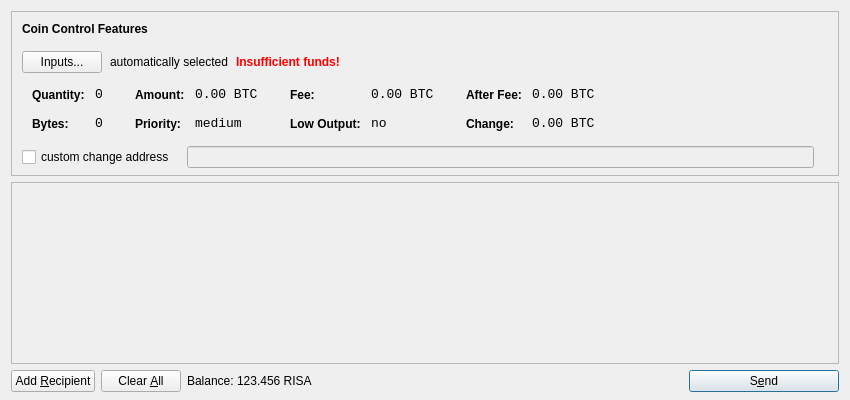
<?xml version="1.0" encoding="UTF-8"?>
<ui version="4.0">
 <class>SendCoinsDialog</class>
 <widget class="QDialog" name="SendCoinsDialog">
  <property name="geometry">
   <rect>
    <x>0</x>
    <y>0</y>
    <width>850</width>
    <height>400</height>
   </rect>
  </property>
  <property name="windowTitle">
   <string>Send Coins</string>
  </property>
  <layout class="QVBoxLayout" name="verticalLayout" stretch="0,1,0">
   <property name="bottomMargin">
    <number>8</number>
   </property>
   <item>
    <widget class="QFrame" name="frameCoinControl">
     <property name="sizePolicy">
      <sizepolicy hsizetype="Expanding" vsizetype="Expanding">
       <horstretch>0</horstretch>
       <verstretch>0</verstretch>
      </sizepolicy>
     </property>
     <property name="maximumSize">
      <size>
       <width>16777215</width>
       <height>16777215</height>
      </size>
     </property>
     <property name="frameShape">
      <enum>QFrame::StyledPanel</enum>
     </property>
     <property name="frameShadow">
      <enum>QFrame::Sunken</enum>
     </property>
     <layout class="QVBoxLayout" name="verticalLayoutCoinControl2">
      <property name="spacing">
       <number>-1</number>
      </property>
      <property name="leftMargin">
       <number>0</number>
      </property>
      <property name="topMargin">
       <number>0</number>
      </property>
      <property name="rightMargin">
       <number>0</number>
      </property>
      <property name="bottomMargin">
       <number>6</number>
      </property>
      <item>
       <layout class="QVBoxLayout" name="verticalLayoutCoinControl" stretch="0,0,0,0,1">
        <property name="spacing">
         <number>0</number>
        </property>
        <property name="leftMargin">
         <number>10</number>
        </property>
        <property name="topMargin">
         <number>10</number>
        </property>
        <item>
         <layout class="QHBoxLayout" name="horizontalLayoutCoinControl1">
          <property name="bottomMargin">
           <number>15</number>
          </property>
          <item>
           <widget class="QLabel" name="labelCoinControlFeatures">
            <property name="sizePolicy">
             <sizepolicy hsizetype="Preferred" vsizetype="Maximum">
              <horstretch>0</horstretch>
              <verstretch>0</verstretch>
             </sizepolicy>
            </property>
            <property name="font">
             <font>
              <weight>75</weight>
              <bold>true</bold>
             </font>
            </property>
            <property name="styleSheet">
             <string notr="true">font-weight:bold;</string>
            </property>
            <property name="text">
             <string>Coin Control Features</string>
            </property>
           </widget>
          </item>
         </layout>
        </item>
        <item>
         <layout class="QHBoxLayout" name="horizontalLayoutCoinControl2" stretch="0,0,0,0">
          <property name="spacing">
           <number>8</number>
          </property>
          <property name="bottomMargin">
           <number>10</number>
          </property>
          <item>
           <widget class="QPushButton" name="pushButtonCoinControl">
            <property name="styleSheet">
             <string notr="true"/>
            </property>
            <property name="text">
             <string>Inputs...</string>
            </property>
           </widget>
          </item>
          <item>
           <widget class="QLabel" name="labelCoinControlAutomaticallySelected">
            <property name="text">
             <string>automatically selected</string>
            </property>
            <property name="margin">
             <number>5</number>
            </property>
           </widget>
          </item>
          <item>
           <widget class="QLabel" name="labelCoinControlInsuffFunds">
            <property name="font">
             <font>
              <weight>75</weight>
              <bold>true</bold>
             </font>
            </property>
            <property name="styleSheet">
             <string notr="true">color:red;font-weight:bold;</string>
            </property>
            <property name="text">
             <string>Insufficient funds!</string>
            </property>
            <property name="margin">
             <number>5</number>
            </property>
           </widget>
          </item>
          <item>
           <spacer name="horizontalSpacerCoinControl">
            <property name="orientation">
             <enum>Qt::Horizontal</enum>
            </property>
            <property name="sizeHint" stdset="0">
             <size>
              <width>40</width>
              <height>1</height>
             </size>
            </property>
           </spacer>
          </item>
         </layout>
        </item>
        <item>
         <widget class="QWidget" name="widgetCoinControl" native="true">
          <property name="sizePolicy">
           <sizepolicy hsizetype="Preferred" vsizetype="Preferred">
            <horstretch>0</horstretch>
            <verstretch>0</verstretch>
           </sizepolicy>
          </property>
          <property name="minimumSize">
           <size>
            <width>0</width>
            <height>0</height>
           </size>
          </property>
          <property name="styleSheet">
           <string notr="true"/>
          </property>
          <layout class="QHBoxLayout" name="horizontalLayoutCoinControl5">
           <property name="margin">
            <number>0</number>
           </property>
           <item>
            <layout class="QHBoxLayout" name="horizontalLayoutCoinControl3" stretch="0,0,0,1">
             <property name="spacing">
              <number>20</number>
             </property>
             <property name="topMargin">
              <number>0</number>
             </property>
             <property name="bottomMargin">
              <number>10</number>
             </property>
             <item>
              <layout class="QFormLayout" name="formLayoutCoinControl1">
               <property name="horizontalSpacing">
                <number>10</number>
               </property>
               <property name="verticalSpacing">
                <number>14</number>
               </property>
               <property name="leftMargin">
                <number>10</number>
               </property>
               <property name="topMargin">
                <number>4</number>
               </property>
               <property name="rightMargin">
                <number>6</number>
               </property>
               <item row="0" column="0">
                <widget class="QLabel" name="labelCoinControlQuantityText">
                 <property name="styleSheet">
                  <string notr="true">font-weight:bold;</string>
                 </property>
                 <property name="text">
                  <string>Quantity:</string>
                 </property>
                 <property name="margin">
                  <number>0</number>
                 </property>
                </widget>
               </item>
               <item row="0" column="1">
                <widget class="QLabel" name="labelCoinControlQuantity">
                 <property name="font">
                  <font>
                   <family>Monospace</family>
                   <pointsize>10</pointsize>
                  </font>
                 </property>
                 <property name="cursor">
                  <cursorShape>IBeamCursor</cursorShape>
                 </property>
                 <property name="contextMenuPolicy">
                  <enum>Qt::ActionsContextMenu</enum>
                 </property>
                 <property name="text">
                  <string notr="true">0</string>
                 </property>
                 <property name="margin">
                  <number>0</number>
                 </property>
                 <property name="textInteractionFlags">
                  <set>Qt::LinksAccessibleByMouse|Qt::TextSelectableByKeyboard|Qt::TextSelectableByMouse</set>
                 </property>
                </widget>
               </item>
               <item row="1" column="0">
                <widget class="QLabel" name="labelCoinControlBytesText">
                 <property name="styleSheet">
                  <string notr="true">font-weight:bold;</string>
                 </property>
                 <property name="text">
                  <string>Bytes:</string>
                 </property>
                </widget>
               </item>
               <item row="1" column="1">
                <widget class="QLabel" name="labelCoinControlBytes">
                 <property name="font">
                  <font>
                   <family>Monospace</family>
                   <pointsize>10</pointsize>
                  </font>
                 </property>
                 <property name="cursor">
                  <cursorShape>IBeamCursor</cursorShape>
                 </property>
                 <property name="contextMenuPolicy">
                  <enum>Qt::ActionsContextMenu</enum>
                 </property>
                 <property name="text">
                  <string notr="true">0</string>
                 </property>
                 <property name="textInteractionFlags">
                  <set>Qt::LinksAccessibleByMouse|Qt::TextSelectableByKeyboard|Qt::TextSelectableByMouse</set>
                 </property>
                </widget>
               </item>
              </layout>
             </item>
             <item>
              <layout class="QFormLayout" name="formLayoutCoinControl2">
               <property name="horizontalSpacing">
                <number>10</number>
               </property>
               <property name="verticalSpacing">
                <number>14</number>
               </property>
               <property name="leftMargin">
                <number>6</number>
               </property>
               <property name="topMargin">
                <number>4</number>
               </property>
               <property name="rightMargin">
                <number>6</number>
               </property>
               <item row="0" column="0">
                <widget class="QLabel" name="labelCoinControlAmountText">
                 <property name="styleSheet">
                  <string notr="true">font-weight:bold;</string>
                 </property>
                 <property name="text">
                  <string>Amount:</string>
                 </property>
                 <property name="margin">
                  <number>0</number>
                 </property>
                </widget>
               </item>
               <item row="0" column="1">
                <widget class="QLabel" name="labelCoinControlAmount">
                 <property name="font">
                  <font>
                   <family>Monospace</family>
                   <pointsize>10</pointsize>
                  </font>
                 </property>
                 <property name="cursor">
                  <cursorShape>IBeamCursor</cursorShape>
                 </property>
                 <property name="contextMenuPolicy">
                  <enum>Qt::ActionsContextMenu</enum>
                 </property>
                 <property name="text">
                  <string notr="true">0.00 BTC</string>
                 </property>
                 <property name="textInteractionFlags">
                  <set>Qt::LinksAccessibleByMouse|Qt::TextSelectableByKeyboard|Qt::TextSelectableByMouse</set>
                 </property>
                </widget>
               </item>
               <item row="1" column="0">
                <widget class="QLabel" name="labelCoinControlPriorityText">
                 <property name="styleSheet">
                  <string notr="true">font-weight:bold;</string>
                 </property>
                 <property name="text">
                  <string>Priority:</string>
                 </property>
                </widget>
               </item>
               <item row="1" column="1">
                <widget class="QLabel" name="labelCoinControlPriority">
                 <property name="font">
                  <font>
                   <family>Monospace</family>
                   <pointsize>10</pointsize>
                  </font>
                 </property>
                 <property name="cursor">
                  <cursorShape>IBeamCursor</cursorShape>
                 </property>
                 <property name="contextMenuPolicy">
                  <enum>Qt::ActionsContextMenu</enum>
                 </property>
                 <property name="text">
                  <string>medium</string>
                 </property>
                 <property name="textInteractionFlags">
                  <set>Qt::LinksAccessibleByMouse|Qt::TextSelectableByKeyboard|Qt::TextSelectableByMouse</set>
                 </property>
                </widget>
               </item>
              </layout>
             </item>
             <item>
              <layout class="QFormLayout" name="formLayoutCoinControl3">
               <property name="horizontalSpacing">
                <number>10</number>
               </property>
               <property name="verticalSpacing">
                <number>14</number>
               </property>
               <property name="leftMargin">
                <number>6</number>
               </property>
               <property name="topMargin">
                <number>4</number>
               </property>
               <property name="rightMargin">
                <number>6</number>
               </property>
               <item row="0" column="0">
                <widget class="QLabel" name="labelCoinControlFeeText">
                 <property name="styleSheet">
                  <string notr="true">font-weight:bold;</string>
                 </property>
                 <property name="text">
                  <string>Fee:</string>
                 </property>
                 <property name="margin">
                  <number>0</number>
                 </property>
                </widget>
               </item>
               <item row="0" column="1">
                <widget class="QLabel" name="labelCoinControlFee">
                 <property name="font">
                  <font>
                   <family>Monospace</family>
                   <pointsize>10</pointsize>
                  </font>
                 </property>
                 <property name="cursor">
                  <cursorShape>IBeamCursor</cursorShape>
                 </property>
                 <property name="contextMenuPolicy">
                  <enum>Qt::ActionsContextMenu</enum>
                 </property>
                 <property name="text">
                  <string notr="true">0.00 BTC</string>
                 </property>
                 <property name="textInteractionFlags">
                  <set>Qt::LinksAccessibleByMouse|Qt::TextSelectableByKeyboard|Qt::TextSelectableByMouse</set>
                 </property>
                </widget>
               </item>
               <item row="1" column="0">
                <widget class="QLabel" name="labelCoinControlLowOutputText">
                 <property name="styleSheet">
                  <string notr="true">font-weight:bold;</string>
                 </property>
                 <property name="text">
                  <string>Low Output:</string>
                 </property>
                </widget>
               </item>
               <item row="1" column="1">
                <widget class="QLabel" name="labelCoinControlLowOutput">
                 <property name="font">
                  <font>
                   <family>Monospace</family>
                   <pointsize>10</pointsize>
                  </font>
                 </property>
                 <property name="cursor">
                  <cursorShape>IBeamCursor</cursorShape>
                 </property>
                 <property name="contextMenuPolicy">
                  <enum>Qt::ActionsContextMenu</enum>
                 </property>
                 <property name="text">
                  <string>no</string>
                 </property>
                 <property name="textInteractionFlags">
                  <set>Qt::LinksAccessibleByMouse|Qt::TextSelectableByKeyboard|Qt::TextSelectableByMouse</set>
                 </property>
                </widget>
               </item>
              </layout>
             </item>
             <item>
              <layout class="QFormLayout" name="formLayoutCoinControl4">
               <property name="horizontalSpacing">
                <number>10</number>
               </property>
               <property name="verticalSpacing">
                <number>14</number>
               </property>
               <property name="leftMargin">
                <number>6</number>
               </property>
               <property name="topMargin">
                <number>4</number>
               </property>
               <property name="rightMargin">
                <number>6</number>
               </property>
               <item row="0" column="0">
                <widget class="QLabel" name="labelCoinControlAfterFeeText">
                 <property name="styleSheet">
                  <string notr="true">font-weight:bold;</string>
                 </property>
                 <property name="text">
                  <string>After Fee:</string>
                 </property>
                 <property name="margin">
                  <number>0</number>
                 </property>
                </widget>
               </item>
               <item row="0" column="1">
                <widget class="QLabel" name="labelCoinControlAfterFee">
                 <property name="font">
                  <font>
                   <family>Monospace</family>
                   <pointsize>10</pointsize>
                  </font>
                 </property>
                 <property name="cursor">
                  <cursorShape>IBeamCursor</cursorShape>
                 </property>
                 <property name="contextMenuPolicy">
                  <enum>Qt::ActionsContextMenu</enum>
                 </property>
                 <property name="text">
                  <string notr="true">0.00 BTC</string>
                 </property>
                 <property name="textInteractionFlags">
                  <set>Qt::LinksAccessibleByMouse|Qt::TextSelectableByKeyboard|Qt::TextSelectableByMouse</set>
                 </property>
                </widget>
               </item>
               <item row="1" column="0">
                <widget class="QLabel" name="labelCoinControlChangeText">
                 <property name="styleSheet">
                  <string notr="true">font-weight:bold;</string>
                 </property>
                 <property name="text">
                  <string>Change:</string>
                 </property>
                </widget>
               </item>
               <item row="1" column="1">
                <widget class="QLabel" name="labelCoinControlChange">
                 <property name="font">
                  <font>
                   <family>Monospace</family>
                   <pointsize>10</pointsize>
                  </font>
                 </property>
                 <property name="cursor">
                  <cursorShape>IBeamCursor</cursorShape>
                 </property>
                 <property name="contextMenuPolicy">
                  <enum>Qt::ActionsContextMenu</enum>
                 </property>
                 <property name="text">
                  <string notr="true">0.00 BTC</string>
                 </property>
                 <property name="textInteractionFlags">
                  <set>Qt::LinksAccessibleByMouse|Qt::TextSelectableByKeyboard|Qt::TextSelectableByMouse</set>
                 </property>
                </widget>
               </item>
              </layout>
             </item>
            </layout>
           </item>
          </layout>
         </widget>
        </item>
        <item>
         <layout class="QHBoxLayout" name="horizontalLayoutCoinControl4" stretch="0,0,0">
          <property name="spacing">
           <number>12</number>
          </property>
          <property name="sizeConstraint">
           <enum>QLayout::SetDefaultConstraint</enum>
          </property>
          <property name="topMargin">
           <number>5</number>
          </property>
          <property name="rightMargin">
           <number>5</number>
          </property>
          <item>
           <widget class="QCheckBox" name="checkBoxCoinControlChange">
            <property name="text">
             <string>custom change address</string>
            </property>
           </widget>
          </item>
          <item>
           <widget class="QLineEdit" name="lineEditCoinControlChange">
            <property name="enabled">
             <bool>false</bool>
            </property>
            <property name="sizePolicy">
             <sizepolicy hsizetype="Expanding" vsizetype="Fixed">
              <horstretch>0</horstretch>
              <verstretch>0</verstretch>
             </sizepolicy>
            </property>
           </widget>
          </item>
          <item>
           <widget class="QLabel" name="labelCoinControlChangeLabel">
            <property name="sizePolicy">
             <sizepolicy hsizetype="Preferred" vsizetype="Expanding">
              <horstretch>0</horstretch>
              <verstretch>0</verstretch>
             </sizepolicy>
            </property>
            <property name="minimumSize">
             <size>
              <width>0</width>
              <height>0</height>
             </size>
            </property>
            <property name="text">
             <string/>
            </property>
            <property name="margin">
             <number>3</number>
            </property>
           </widget>
          </item>
         </layout>
        </item>
        <item>
         <spacer name="verticalSpacerCoinControl">
          <property name="orientation">
           <enum>Qt::Vertical</enum>
          </property>
          <property name="sizeHint" stdset="0">
           <size>
            <width>800</width>
            <height>1</height>
           </size>
          </property>
         </spacer>
        </item>
       </layout>
      </item>
     </layout>
    </widget>
   </item>
   <item>
    <widget class="QScrollArea" name="scrollArea">
     <property name="widgetResizable">
      <bool>true</bool>
     </property>
     <widget class="QWidget" name="scrollAreaWidgetContents">
      <property name="geometry">
       <rect>
        <x>0</x>
        <y>0</y>
        <width>830</width>
        <height>165</height>
       </rect>
      </property>
      <layout class="QVBoxLayout" name="verticalLayout_2">
       <property name="margin">
        <number>0</number>
       </property>
       <item>
        <layout class="QVBoxLayout" name="entries">
         <property name="spacing">
          <number>6</number>
         </property>
        </layout>
       </item>
       <item>
        <spacer name="verticalSpacer">
         <property name="orientation">
          <enum>Qt::Vertical</enum>
         </property>
         <property name="sizeHint" stdset="0">
          <size>
           <width>20</width>
           <height>40</height>
          </size>
         </property>
        </spacer>
       </item>
      </layout>
     </widget>
    </widget>
   </item>
   <item>
    <layout class="QHBoxLayout" name="horizontalLayout">
     <item>
      <widget class="QPushButton" name="addButton">
       <property name="toolTip">
        <string>Send to multiple recipients at once</string>
       </property>
       <property name="text">
        <string>Add &amp;Recipient</string>
       </property>
       <property name="icon">
        <iconset resource="../bitcoin.qrc">
         <normaloff>:/icons/add</normaloff>:/icons/add</iconset>
       </property>
       <property name="autoDefault">
        <bool>false</bool>
       </property>
      </widget>
     </item>
     <item>
      <widget class="QPushButton" name="clearButton">
       <property name="sizePolicy">
        <sizepolicy hsizetype="Minimum" vsizetype="Fixed">
         <horstretch>0</horstretch>
         <verstretch>0</verstretch>
        </sizepolicy>
       </property>
       <property name="toolTip">
        <string>Remove all transaction fields</string>
       </property>
       <property name="text">
        <string>Clear &amp;All</string>
       </property>
       <property name="icon">
        <iconset resource="../bitcoin.qrc">
         <normaloff>:/icons/remove</normaloff>:/icons/remove</iconset>
       </property>
       <property name="autoRepeatDelay">
        <number>300</number>
       </property>
       <property name="autoDefault">
        <bool>false</bool>
       </property>
      </widget>
     </item>
     <item>
      <layout class="QHBoxLayout" name="horizontalLayout_2">
       <property name="spacing">
        <number>3</number>
       </property>
       <item>
        <widget class="QLabel" name="label">
         <property name="text">
          <string>Balance:</string>
         </property>
        </widget>
       </item>
       <item>
        <widget class="QLabel" name="labelBalance">
         <property name="cursor">
          <cursorShape>IBeamCursor</cursorShape>
         </property>
         <property name="text">
          <string>123.456 RISA</string>
         </property>
         <property name="textInteractionFlags">
          <set>Qt::LinksAccessibleByMouse|Qt::TextSelectableByKeyboard|Qt::TextSelectableByMouse</set>
         </property>
        </widget>
       </item>
      </layout>
     </item>
     <item>
      <spacer name="horizontalSpacer">
       <property name="orientation">
        <enum>Qt::Horizontal</enum>
       </property>
       <property name="sizeHint" stdset="0">
        <size>
         <width>40</width>
         <height>20</height>
        </size>
       </property>
      </spacer>
     </item>
     <item>
      <widget class="QPushButton" name="sendButton">
       <property name="minimumSize">
        <size>
         <width>150</width>
         <height>0</height>
        </size>
       </property>
       <property name="toolTip">
        <string>Confirm the send action</string>
       </property>
       <property name="text">
        <string>S&amp;end</string>
       </property>
       <property name="icon">
        <iconset resource="../bitcoin.qrc">
         <normaloff>:/icons/send</normaloff>:/icons/send</iconset>
       </property>
       <property name="default">
        <bool>true</bool>
       </property>
      </widget>
     </item>
    </layout>
   </item>
  </layout>
 </widget>
 <resources>
  <include location="../bitcoin.qrc"/>
 </resources>
 <connections/>
</ui>
